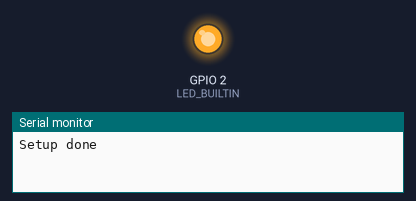
This program was run on a simulated ESP8266 (NodeMCU). On the bench: output pins drawn as LEDs (lit = HIGH, except the on-board LED, lit = LOW), the last lines printed to the serial monitor. A WiFi scan finds three made-up networks.

Above: at 0.5 s.
At 8.46 s:
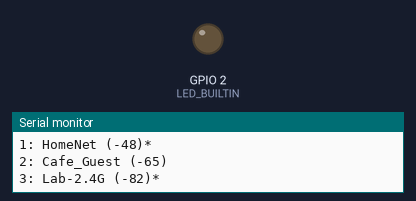
Timing chart, 0 to 8.9 s (numbered marks = the images above):
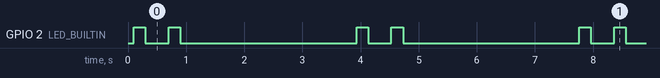

The program:

main.cpp
```cpp
/**
* Test ESP8266 wifi and programming. Will print wifi networks to serial and blink led on pin 13.
 */

#include "Arduino.h"
#include "ESP8266WiFi.h"

#ifndef LED_BUILTIN
#define LED_BUILTIN 13
#endif

void setup()
{
  // initialize LED digital pin as an output.
  pinMode(LED_BUILTIN, OUTPUT);
  Serial.begin(115200);

  WiFi.mode(WIFI_STA);
  WiFi.disconnect();
  delay(100);
  Serial.println("Setup done");
}


void do_blinking()
{
  // turn the LED on (HIGH is the voltage level)
  bool state = 0;

  static const int LOCAL_DELAYS[] = { 200,400,200, 1000 };
  for ( int dloop = 0; dloop < sizeof(LOCAL_DELAYS)/sizeof(int); dloop ++ )
  {
     state = !state;
     digitalWrite(LED_BUILTIN, state);
     // wait for a second
     delay( LOCAL_DELAYS[dloop] );
  }
}


void scan_networks()
{
  Serial.println("Scan start");
  // WiFi.scanNetworks will return the number of networks found
  int n = WiFi.scanNetworks();
  Serial.println("Scan done");

  if (n == 0)
  {
    Serial.println("no networks found");
  }
  else
  {
    Serial.print(n);
    Serial.println(" networks found");
    for (int i = 0; i < n; ++i)
    {
      // Print SSID and RSSI for each network found
      Serial.print(i + 1);
      Serial.print(": ");
      Serial.print(WiFi.SSID(i));
      Serial.print(" (");
      Serial.print(WiFi.RSSI(i));
      Serial.print(")");
      Serial.println((WiFi.encryptionType(i) == ENC_TYPE_NONE)?" ":"*");
      delay(10);
    }
  }
  Serial.println("");
}
void loop()
{

  do_blinking();
  scan_networks();

}
```

Measured:
- by itself, GPIO 2 (LED_BUILTIN): repeats every 3.8 s: LOW 0.40 s, HIGH 0.20 s, LOW 3.0 s, HIGH 0.20 s
- by itself, everything shown: repeats every 3.8 s, in 4 steps
